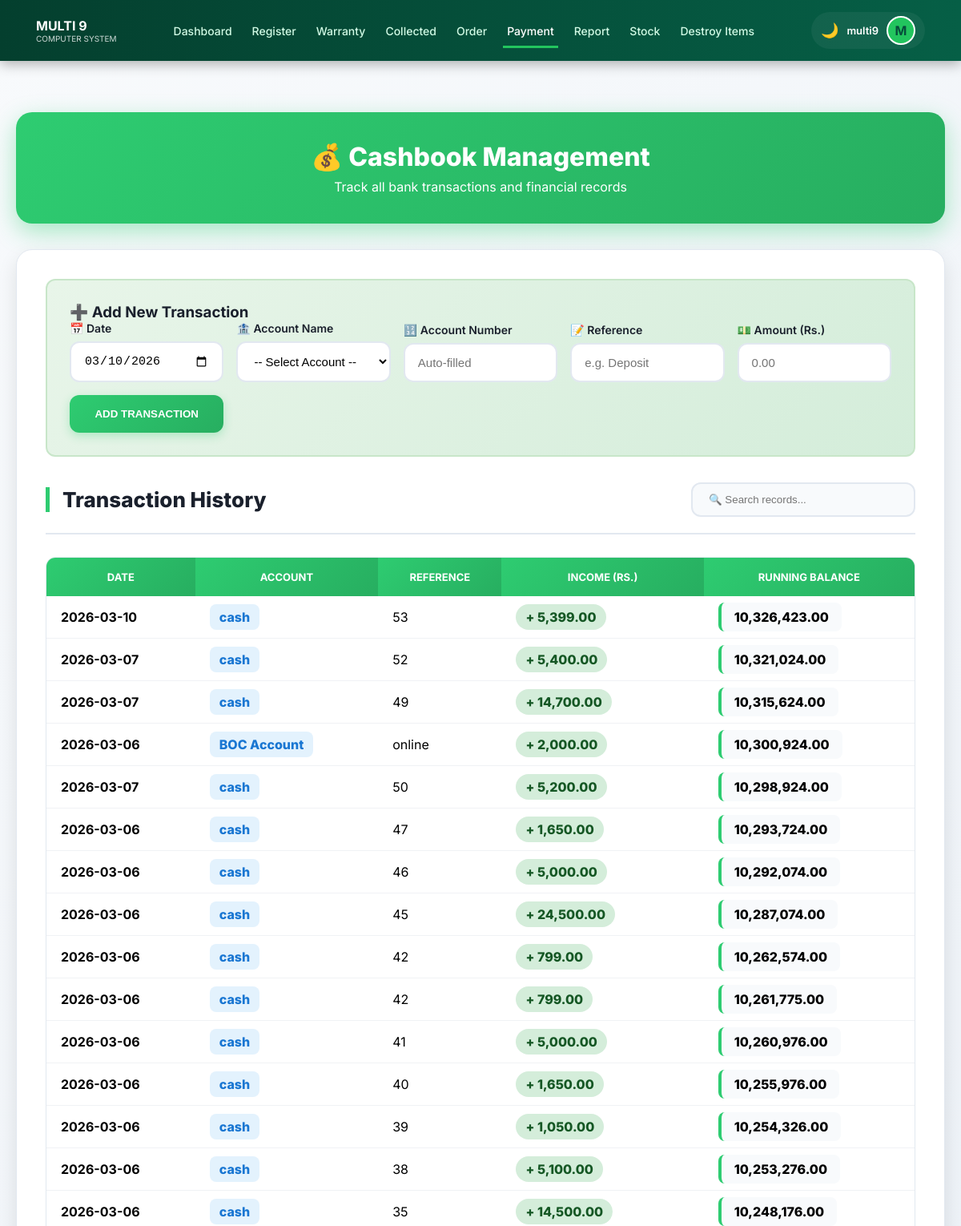
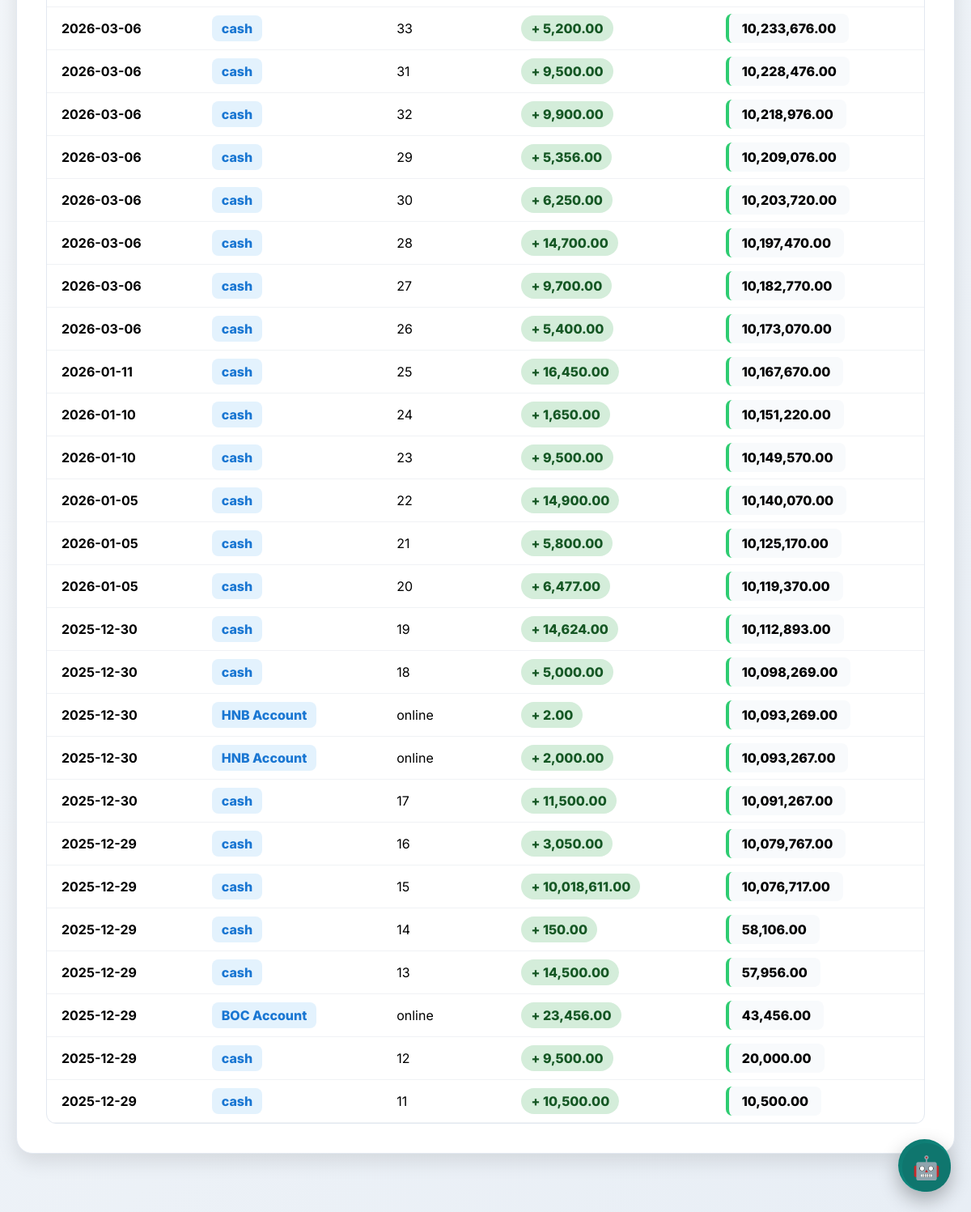
Page /cashbook_view.php (signed in) on the committed database (2 pictures, top to bottom).
### tables this page shows
CREATE TABLE `cashbook` (
  `cashid` int(11) NOT NULL,
  `invoice_no` varchar(50) DEFAULT NULL,
  `date` date NOT NULL,
  `income` decimal(10,2) DEFAULT 0.00,
  `balance` decimal(10,2) DEFAULT 0.00,
  `acc_id` int(11) DEFAULT NULL
);

CREATE TABLE `accounts` (
  `acc_id` int(11) NOT NULL,
  `acc_name` varchar(100) NOT NULL,
  `account_no` varchar(50) DEFAULT NULL,
  `balance` decimal(15,2) DEFAULT 0.00
);

### cashbook_view.php (the view, shortened to what this page needs)
<?php
include 'db_config.php';
include_once 'navbar.php';
?>
<!DOCTYPE html>
<html lang="en">
<head>
</head>
<body id="cashbookBody">
<div class="page-container">
    <div class="page-header">
        <h1>💰 Cashbook Management</h1>
        <p>Track all bank transactions and financial records</p>
    </div>
    <div class="container">
        <div class="form-section">
            <h3>➕ Add New Transaction</h3>
            <form method="POST" class="grid-form">
                <div class="form-group">
                    <label>📅 Date</label>
                    <input type="date" name="date" value="<?= date('Y-m-d') ?>" class="form-control" required>
                </div>
                <div class="form-group">
                    <label>🏦 Account Name</label>
                    <select name="acc_id" id="acc_select" class="form-control" onchange="showAccNo()" required>
                        <option value="">-- Select Account --</option>
                    </select>
                </div>
                <div class="form-group">
                    <label>🔢 Account Number</label>
                    <input type="text" id="display_acc_no" class="form-control" placeholder="Auto-filled" readonly>
                </div>
                <div class="form-group">
                    <label>📝 Reference</label>
                    <input type="text" name="reference" class="form-control" placeholder="e.g. Deposit" required>
                </div>
                <div class="form-group">
                    <label>💵 Amount (Rs.)</label>
                    <input type="number" name="amount" class="form-control" step="0.01" min="0.01" required placeholder="0.00">
                </div>
                <div class="form-group">
                    <button type="submit" name="add_manual_transaction" class="btn-primary">ADD TRANSACTION</button>
                </div>
            </form>
        </div>
        <div class="section-header">
            <h3> Transaction History</h3>
            <div class="search-box">
                <input type="text" id="searchInput" class="search-input" placeholder="🔍 Search records..." onkeyup="filterTable()">
            </div>
        </div>
        <div class="table-container">
            <table id="transactionsTable">
                <thead>
                    <tr>
                        <th>Date</th>
                        <th>Account</th>
                        <th>Reference</th>
                        <th>Income (Rs.)</th>
                        <th>Running Balance</th>
                    </tr>
                </thead>
                <tbody>
                    <?php
                    $sql = "SELECT c.*, a.acc_name FROM cashbook c
                            LEFT JOIN accounts a ON c.acc_id = a.acc_id
                            ORDER BY c.cashid DESC";
                    $result = $conn->query($sql);
                    if ($result && $result->num_rows > 0) {
                        while($row = $result->fetch_assoc()) {
                            $accName = $row['acc_name'] ? $row['acc_name'] : "cash";
                            echo "<tr>
                                    <td><strong>{$row['date']}</strong></td>
                                    <td><span class='account-badge'>{$accName}</span></td>
                                    <td>{$row['invoice_no']}</td>
                                    <td><span class='amount-positive'>+ " . number_format($row['income'], 2) . "</span></td>
                                    <td><span class='balance-bold'>" . number_format($row['balance'], 2) . "</span></td>
                                  </tr>";
                        }
                    } else {
                        echo "<tr><td colspan='5' class='empty-state' style='text-align:center; padding: 50px;'>No records found.</td></tr>";
                    }
                    ?>
                </tbody>
            </table>
        </div>
    </div>
</div>
</body>
<?php include 'chatbot.php'; ?>
</html>

### cashbook_view.php (style rules this page uses)
* { margin: 0; padding: 0; box-sizing: border-box; }
:root { --primary: #2ecc71; --primary-hover: #27ae60; --primary-dark: #229954; --success: #10b981; --danger: #ef4444; --warning: #f59e0b; --secondary: #64748b; --bg-main: #f8fafc; --card-bg: #ffffff; --text-main: #1a202c; --text-dark: #0f172a; --text-muted: #64748b; --border: #e2e8f0; --shadow-md: 0 4px 12px rgba(0, 0, 0, 0.08); --shadow-lg: 0 10px 25px rgba(0, 0, 0, 0.1); }
body { font-family: 'Inter', sans-serif; background: linear-gradient(135deg, #f8fafc 0%, #e8eef5 100%); padding: 140px 20px 40px 20px; color: var(--text-main); transition: background 0.3s ease, color 0.3s ease; }
.page-container { max-width: 1200px; margin: 0 auto; }
.page-header { background: linear-gradient(135deg, #2ecc71 0%, #27ae60 100%); padding: 36px 40px; border-radius: 20px; margin-bottom: 32px; box-shadow: 0 10px 30px rgba(46, 204, 113, 0.4); color: white; text-align: center; }
.page-header h1 { font-size: 32px; font-weight: 800; margin-bottom: 8px; display: flex; align-items: center; justify-content: center; gap: 12px; }
.container { background: var(--card-bg); padding: 36px; border-radius: 20px; box-shadow: var(--shadow-lg); border: 1px solid var(--border); margin-bottom: 32px; animation: fadeIn 0.5s ease-out; transition: all 0.3s ease; }
.form-section { background: linear-gradient(135deg, #e8f5e9 0%, #d4edda 100%); padding: 28px; border-radius: 12px; margin-bottom: 32px; border: 2px solid #c8e6c9; }
.grid-form { display: grid; grid-template-columns: repeat(auto-fit, minmax(180px, 1fr)); gap: 16px; align-items: end; }
.form-group { display: flex; flex-direction: column; }
.form-group label { font-size: 14px; font-weight: 600; margin-bottom: 8px; }
.form-control { padding: 14px 16px; border: 2px solid var(--border); border-radius: 12px; font-size: 15px; outline: none; transition: all 0.3s ease; background: white; }
.btn-primary { background: linear-gradient(135deg, var(--primary) 0%, var(--primary-hover) 100%); color: white; border: none; padding: 16px 24px; border-radius: 12px; cursor: pointer; font-weight: 700; transition: all 0.3s ease; box-shadow: 0 4px 12px rgba(46, 204, 113, 0.3); }
.section-header { display: flex; justify-content: space-between; align-items: center; margin-bottom: 28px; padding-bottom: 20px; border-bottom: 2px solid var(--border); }
.section-header h3 { font-size: 26px; font-weight: 800; border-left: 5px solid var(--primary); padding-left: 16px; }
.search-input { padding: 12px 20px; border: 2px solid var(--border); border-radius: 12px; width: 280px; background: #f8fafc; outline: none; }
.table-container { overflow-x: auto; border-radius: 12px; border: 1px solid var(--border); }
table { width: 100%; border-collapse: separate; border-spacing: 0; min-width: 1000px; }
th { background: linear-gradient(135deg, #2ecc71 0%, #27ae60 100%); padding: 16px 18px; color: white; font-size: 13px; text-transform: uppercase; }
td { padding: 16px 18px; border-bottom: 1px solid #f0f2f5; }
.amount-positive { color: #155724; font-weight: 800; background: #d4edda; padding: 6px 12px; border-radius: 20px; }
.balance-bold { font-weight: 800; background: #f8fafc; padding: 8px 16px; border-radius: 8px; border-left: 4px solid var(--primary); }
.account-badge { background: #e3f2fd; color: #1976d2; padding: 6px 12px; border-radius: 8px; font-weight: 800; }

### rows in the picture
cashbook: date "2026-03-10", accName "cash", invoice_no "53", income "5,399.00", balance "10,326,423.00"
cashbook: date "2026-03-07", accName "cash", invoice_no "52", income "5,400.00", balance "10,321,024.00"
cashbook: date "2026-03-07", accName "cash", invoice_no "49", income "14,700.00", balance "10,315,624.00"
cashbook: date "2026-03-06", acc.acc_name "BOC Account", invoice_no "online", income "2,000.00", balance "10,300,924.00"
cashbook: date "2026-03-07", accName "cash", invoice_no "50", income "5,200.00", balance "10,298,924.00"
cashbook: date "2026-03-06", accName "cash", invoice_no "47", income "1,650.00", balance "10,293,724.00"
cashbook: date "2026-03-06", accName "cash", invoice_no "46", income "5,000.00", balance "10,292,074.00"
cashbook: date "2026-03-06", accName "cash", invoice_no "45", income "24,500.00", balance "10,287,074.00"
cashbook: date "2026-03-06", accName "cash", invoice_no "42", income "799.00", balance "10,262,574.00"
cashbook: date "2026-03-06", accName "cash", invoice_no "42", income "799.00", balance "10,261,775.00"
cashbook: date "2026-03-06", accName "cash", invoice_no "41", income "5,000.00", balance "10,260,976.00"
cashbook: date "2026-03-06", accName "cash", invoice_no "40", income "1,650.00", balance "10,255,976.00"
cashbook: date "2026-03-06", accName "cash", invoice_no "39", income "1,050.00", balance "10,254,326.00"
cashbook: date "2026-03-06", accName "cash", invoice_no "38", income "5,100.00", balance "10,253,276.00"
cashbook: date "2026-03-06", accName "cash", invoice_no "35", income "14,500.00", balance "10,248,176.00"
cashbook: date "2026-03-06", accName "cash", invoice_no "33", income "5,200.00", balance "10,233,676.00"
cashbook: date "2026-03-06", accName "cash", invoice_no "31", income "9,500.00", balance "10,228,476.00"
cashbook: date "2026-03-06", accName "cash", invoice_no "32", income "9,900.00", balance "10,218,976.00"
cashbook: date "2026-03-06", accName "cash", invoice_no "29", income "5,356.00", balance "10,209,076.00"
cashbook: date "2026-03-06", accName "cash", invoice_no "30", income "6,250.00", balance "10,203,720.00"
cashbook: date "2026-03-06", accName "cash", invoice_no "28", income "14,700.00", balance "10,197,470.00"
cashbook: date "2026-03-06", accName "cash", invoice_no "27", income "9,700.00", balance "10,182,770.00"
cashbook: date "2026-03-06", accName "cash", invoice_no "26", income "5,400.00", balance "10,173,070.00"
cashbook: date "2026-01-11", accName "cash", invoice_no "25", income "16,450.00", balance "10,167,670.00"
cashbook: date "2026-01-10", accName "cash", invoice_no "24", income "1,650.00", balance "10,151,220.00"
cashbook: date "2026-01-10", accName "cash", invoice_no "23", income "9,500.00", balance "10,149,570.00"
cashbook: date "2026-01-05", accName "cash", invoice_no "22", income "14,900.00", balance "10,140,070.00"
cashbook: date "2026-01-05", accName "cash", invoice_no "21", income "5,800.00", balance "10,125,170.00"
cashbook: date "2026-01-05", accName "cash", invoice_no "20", income "6,477.00", balance "10,119,370.00"
cashbook: date "2025-12-30", accName "cash", invoice_no "19", income "14,624.00", balance "10,112,893.00"
cashbook: date "2025-12-30", accName "cash", invoice_no "18", income "5,000.00", balance "10,098,269.00"
cashbook: date "2025-12-30", acc.acc_name "HNB Account", invoice_no "online", income "2.00", balance "10,093,269.00"
cashbook: date "2025-12-30", acc.acc_name "HNB Account", invoice_no "online", income "2,000.00", balance "10,093,267.00"
cashbook: date "2025-12-30", accName "cash", invoice_no "17", income "11,500.00", balance "10,091,267.00"
cashbook: date "2025-12-29", accName "cash", invoice_no "16", income "3,050.00", balance "10,079,767.00"
cashbook: date "2025-12-29", accName "cash", invoice_no "15", income "10,018,611.00", balance "10,076,717.00"
cashbook: date "2025-12-29", accName "cash", invoice_no "14", income "150.00", balance "58,106.00"
cashbook: date "2025-12-29", accName "cash", invoice_no "13", income "14,500.00", balance "57,956.00"
cashbook: date "2025-12-29", acc.acc_name "BOC Account", invoice_no "online", income "23,456.00", balance "43,456.00"
cashbook: date "2025-12-29", accName "cash", invoice_no "12", income "9,500.00", balance "20,000.00"
cashbook: date "2025-12-29", accName "cash", invoice_no "11", income "10,500.00", balance "10,500.00"

### other values in the picture
$user_name "multi9"
$user_initial "M"
